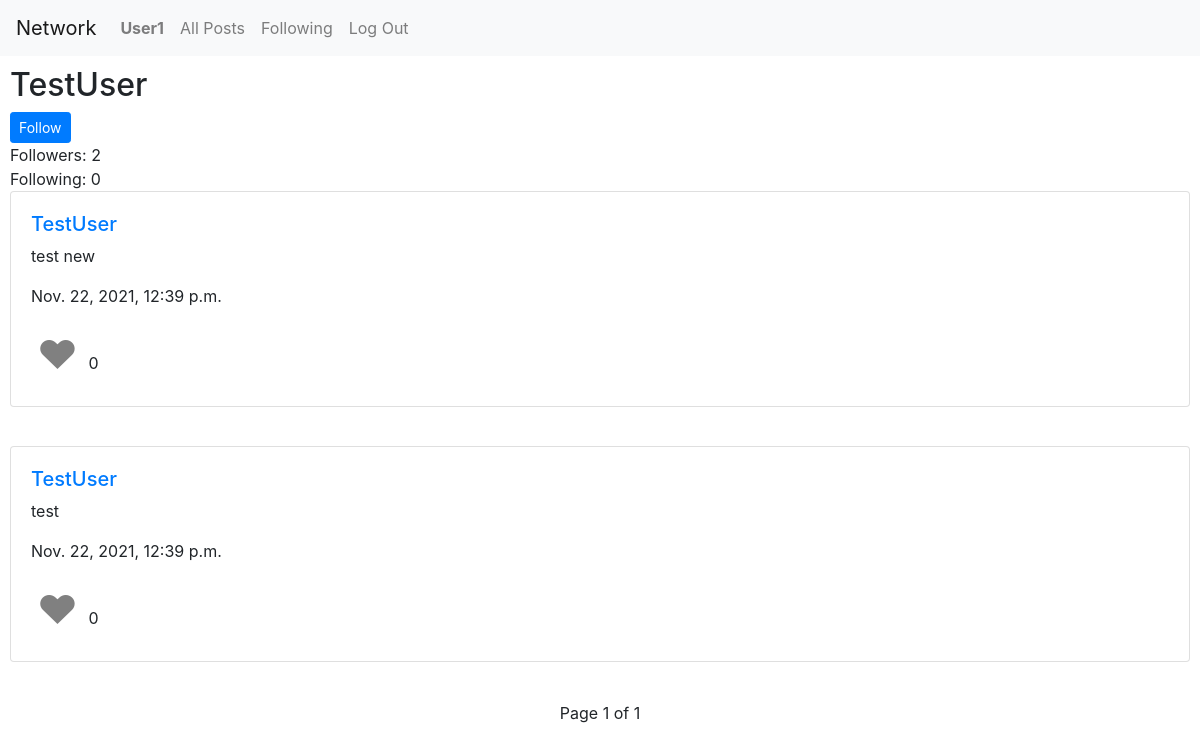
The app's page /profile/TestUser (signed in), older data.
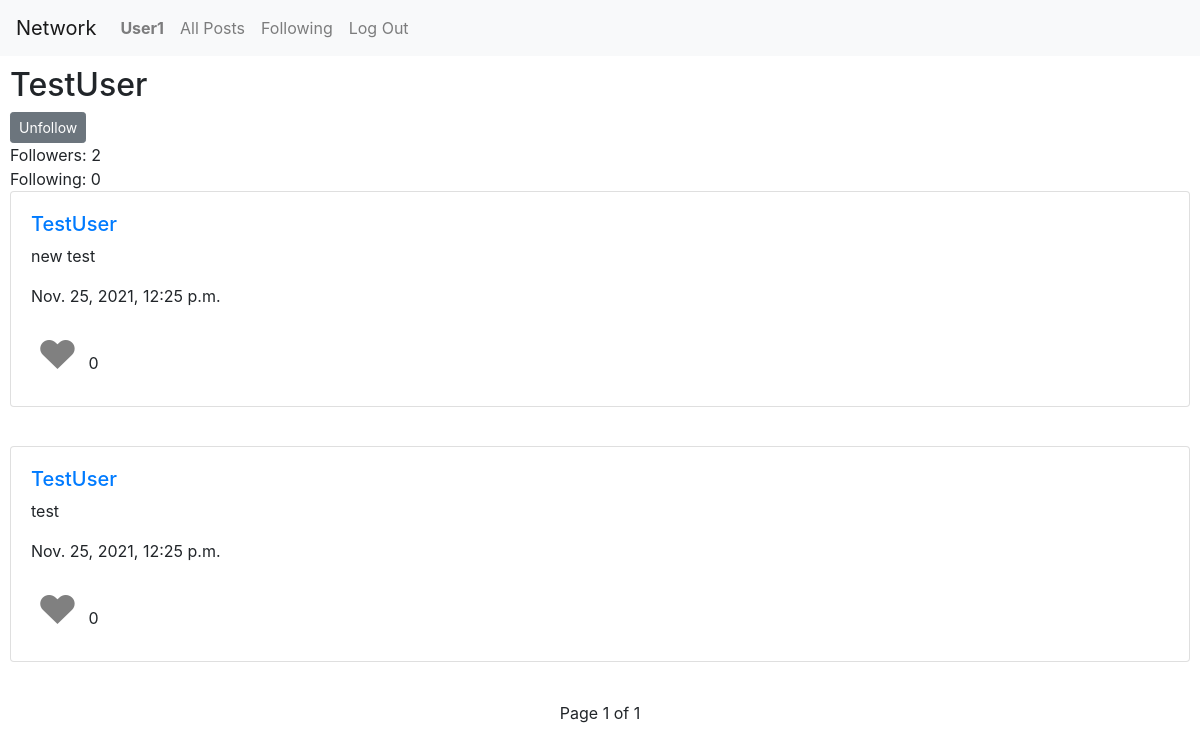
The same page, newer data.
### network/models.py (models this page shows, shortened)
class Post(models.Model):
    user = models.ForeignKey(User, on_delete=models.CASCADE, related_name="posts")
    created = models.DateTimeField(auto_now_add=True)
    post = models.CharField(max_length=280)
    likes = models.PositiveIntegerField(default=0)

class User(AbstractUser):
    pass

### network/views.py (the view)
# urls.py: path("profile/<str:username>", views.profile, name="profile"),
@login_required(login_url=reverse_lazy("login"))
def profile(request, username):
    following = None
    user = User.objects.get(username = username)
    followers_count = user.followers.count()
    following_count = user.following.count()
    request_user = request.user == user
    user_posts = Post.objects.all().filter(user = user).order_by("-created").all()
    paginator = Paginator(user_posts, 10)
    page_number = request.GET.get('page')
    page_obj = paginator.get_page(page_number)
    if request.method == "POST":
        if request.POST['action'] == 'Follow':
            profile = Profile(follower = request.user, following = user)
            profile.save()
            followers_count = user.followers.count()
            following = True
        elif request.POST['action'] == 'Unfollow':
            Profile.objects.filter(follower = request.user, following = user).delete()
            followers_count = user.followers.count()
            following = False
        return render(request, "network/profile.html", {
            "username": user.username,
            "followers_count": followers_count,
            "following_count": following_count,
            "request_user": request_user,
            "user_posts": page_obj,
            "following": following
        })
    else:
        if (not request_user and not Profile.objects.filter(follower = request.user, following = user)):
            following = False
        else:
            following = True
        return render(request, "network/profile.html", {
            "username": user.username,
            "followers_count": followers_count,
            "following_count": following_count,
            "request_user": request_user,
            "user_posts": page_obj,
            "following": following
        })

### network/templates/network/profile.html (shortened to what this page needs)
{% extends "network/layout.html" %}
{% load static %}
{% block body %}
    <h2>{{ username }}</h2>
    {% if user.is_authenticated %}
        {% if not request_user %}
            {% if following %}
            <form action="{% url 'profile' username %}" method="post">
                <input class="btn btn-secondary btn-sm" type="submit" name="action" value="Unfollow">
            </form>
            {% else %}
                <form action="{% url 'profile' username %}" method="post">
                    <input class="btn btn-primary btn-sm" type="submit" name="action" value="Follow">
                </form>
            {% endif %}
        {% endif %}
    {% endif %}
    <div><span>Followers: {{ followers_count }}</span>
    <div><span>Following: {{ following_count }}</span>
    {% for post in user_posts %}
        <div class="card post">
            <div class="card-body">
                <div class="row">
                    <div class="col-12">
                        <h5><a href="/profile/{{post.user}}">{{post.user}}</a></h5>
                        <p>{{post.post}}</p>
                        <p>{{post.created}}</p>
                        <button class="heart" onclick="clicked(this)" id="{{post.user}}{{post.id}}">&hearts;</button>
                        <span>{{post.likes}}</span>
                    </div>
                </div>
            </div>
        </div>
        <br>
    {% endfor %}
    <div class="pagination">
        <span class="step-links">
            <span class="current">
                Page {{ user_posts.number }} of {{ user_posts.paginator.num_pages }}
            </span>
        </span>
    </div>
{% endblock %}

Row changes from the older to the newer data that the page shows:
changed Post: post "test new" → "new test"; created "Nov. 22, 2021, 12:39 p.m." → "Nov. 25, 2021, 12:25 p.m."
changed Post "test": created "Nov. 22, 2021, 12:39 p.m." → "Nov. 25, 2021, 12:25 p.m."
Text that changed along with them:
form field action: (not shown) → "Unfollow"
form field action: "Follow" → (not shown)
